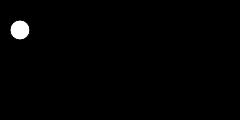
Frame 1 (no input)
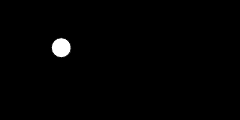
Frame 60 (no input)
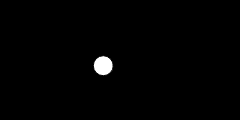
Frame 120 (the mouse pressed at the canvas centre since frame 60)

The p5.js sketch that drew these frames (run headless with seeded random() and noise() and a simulated clock; from frame 60 on, the mouse is pressed at the canvas centre):

// p5.js sketch
// ── sketch.js
var startX = 20; // Initial x coordinate
var stopX = 160; // Final x coordinate
var startY = 30; // Initial y coordinate
var stopY = 80; // Final y coordinate
var x = startX; // Current x coordinate
var y = startY; // Current y coordinate
var step = 0.005; // createCanvas of each step (0.0 to 1.0)
var pct = 0.0; // Percentage traveled (0.0 to 1.0)
function setup() {
createCanvas(240, 120);
}
function draw() {
background(0);
if (pct < 1.0) {
x = startX + ((stopX-startX) * pct);
y = startY + ((stopY-startX) * pct);
pct += step;
}
ellipse(x, y, 20, 20);
}
